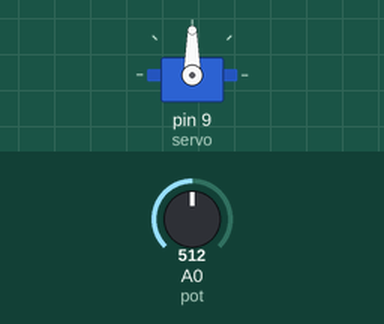
Simulated run of this sketch. Board: Arduino Uno, built with avr-gcc and run on an emulated ATmega328P. On the bench: servo. The test bench sets the inputs (shaded band); at power-on: A0 (pot) = 512.

Above: at 1.2 s.
1.3 s: A0 (pot) set to 716
At 2.4 s:
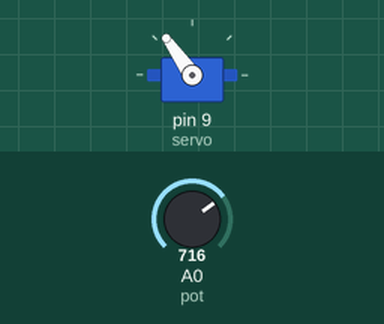
2.8 s: A0 (pot) set to 900
At 3.5 s:
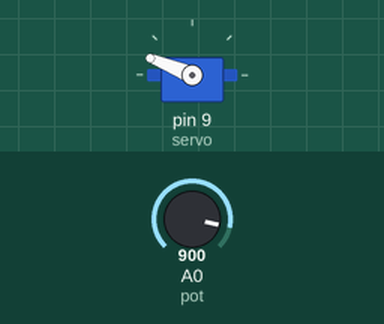
4.3 s: A0 (pot) set to 1023
At 4.7 s:
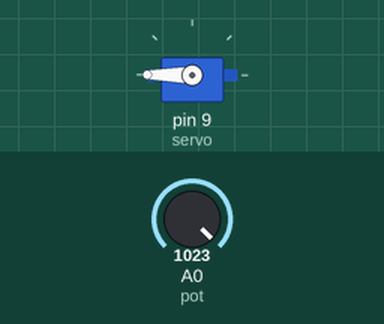
5.8 s: A0 (pot) set to 306
At 7.0 s:
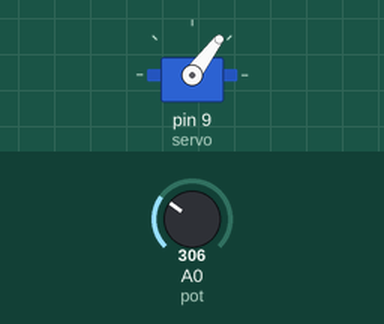
7.3 s: A0 (pot) set to 122
At 8.1 s:
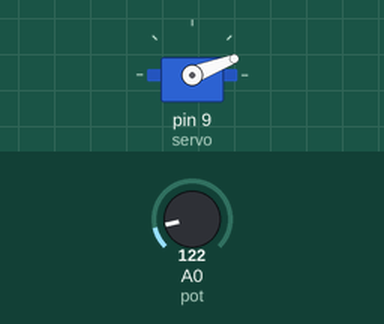
Timing chart, 0 to 9.8 s (numbered marks = the images above; inputs shaded):
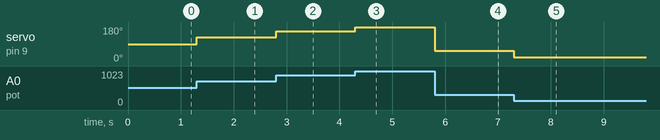

The sketch:

potentio_servo.ino
```cpp
#include <Servo.h>

int pot = A0;
int servo = 9;
Servo myServo;
int val;

void setup() {
    myServo.attach(servo);
    pinMode(pot, INPUT);
}

void loop() {
    val = analogRead(pot);
    val = map(val, 0, 1023, 0, 180);
    myServo.write(val);
}
```

Measured:
- after the input at 1.3 s, servo on pin 9 (servo): 90° → 125° at once
- after the input at 2.8 s, servo on pin 9 (servo): 125° → 158° at once
- after the input at 4.3 s, servo on pin 9 (servo): 158° → 180° at once
- after the input at 5.8 s, servo on pin 9 (servo): 180° → 53° at once
- after the input at 7.3 s, servo on pin 9 (servo): 53° → 21° at once
